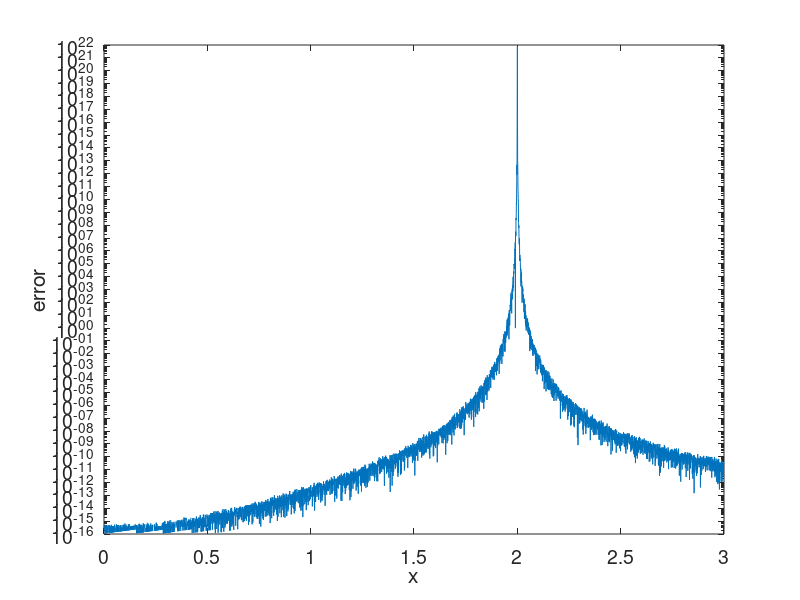

Reproduce this figure in MATLAB.
% MACM 316 - Failure of nested forms demo
% Description: Computes the error in evaluating the polynomial p(x) = (x-2)^9
% from its coefficients using polyval
% Instructor: Ben Adcock

a = [1 -18 144 -672 2016 -4032 5376 -4608 2304 -512]; % Vector of coefficients of p(x)
xvalues = linspace(0,3,5000); % Define a linearly-spaced set of points between x = 0 and x = 3
err = []; % Initialize an error array

% Loop over the x values and compute the error of polyval
for x = xvalues
    
    eval1 = (x-2)^9; % Evaluate p(x) directly
    eval2 = polyval(a,x); % Evaluate p(x) from its coefficients a using polyval
    
    err = [err abs(eval1-eval2)/abs(eval1)]; % Update the error array
end

% Plot the error versus x in log scale
semilogy(xvalues,err);
xlabel('x','fontsize',16)
ylabel('error','fontsize',16)
set(gca,'FontSize',14)




